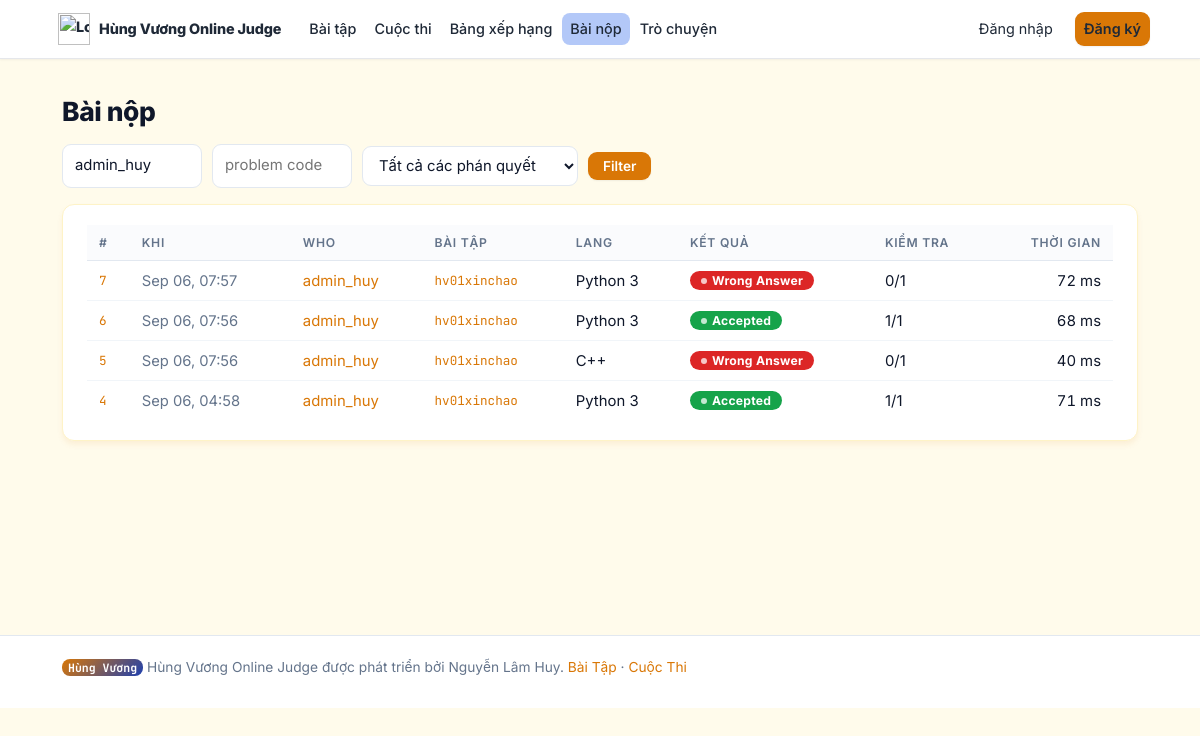
Screenshot of /submissions/?user=admin_huy with the database file from the repository.
### judge/models.py (models this page shows, shortened)
class Submission(models.Model):
    LANGUAGE_CHOICES = [("c", "C"), ("cpp", "C++"), ("py", "Python 3")]
    VERDICT_CHOICES = [
        ("PD", "Pending"),
        ("JG", "Judging"),
        ("AC", "Accepted"),
        ("WA", "Wrong Answer"),
        ("TLE", "Time Limit Exceeded"),
        ("MLE", "Memory Limit Exceeded"),
        ("RE", "Runtime Error"),
        ("CE", "Compilation Error"),
        ("IE", "Internal Error"),
    ]
    user = models.ForeignKey(
        settings.AUTH_USER_MODEL, on_delete=models.CASCADE, related_name="submissions"
    )
    problem = models.ForeignKey(
        Problem, on_delete=models.CASCADE, related_name="submissions"
    )
    contest = models.ForeignKey(
        Contest,
        null=True,
        blank=True,
        on_delete=models.SET_NULL,
        related_name="submissions",
    )
    language = models.CharField(max_length=4, choices=LANGUAGE_CHOICES)
    source_code = models.TextField()
    verdict = models.CharField(max_length=4, choices=VERDICT_CHOICES, default="PD")
    exec_time_ms = models.PositiveIntegerField(null=True, blank=True)
    passed_tests = models.PositiveIntegerField(default=0)
    total_tests = models.PositiveIntegerField(default=0)
    first_fail_test = models.PositiveIntegerField(null=True, blank=True)
    compile_message = models.TextField(blank=True)
    test_results = models.JSONField(default=list, blank=True)
    suggestion = models.TextField(blank=True)
    submitted_at = models.DateTimeField(auto_now_add=True)
    class Meta:
        ordering = ["-submitted_at"]
    def get_absolute_url(self):
        return reverse("submission_detail", args=[self.pk])
    @property
    def verdict_class(self):
        return {
            "AC": "ac",
            "WA": "wa",
            "TLE": "tle",
            "MLE": "tle",
            "RE": "re",
            "CE": "ce",
            "IE": "ie",
            "PD": "pd",
            "JG": "pd",
        }.get(self.verdict, "pd")

class Problem(models.Model):
    DIFFICULTY_CHOICES = [("E", "Easy"), ("M", "Medium"), ("H", "Hard")]
    code = models.SlugField(
        max_length=20,
        unique=True,
        help_text="Short unique code shown in URLs, e.g. SUM01",
    )
    title = models.CharField(max_length=200)
    statement = models.TextField(
        help_text="Problem statement. Plain text — a blank line starts a new paragraph."
    )
    input_format = models.TextField("Input", blank=True)
    output_format = models.TextField("Output", blank=True)
    constraints = models.TextField(blank=True)
    hint = models.TextField(
        blank=True, help_text="Optional hint shown behind a spoiler on the problem page."
    )
    difficulty = models.CharField(max_length=1, choices=DIFFICULTY_CHOICES, default="E")
    tags = models.CharField(
        max_length=200, blank=True, help_text="Comma separated, e.g. math, greedy"
    )
    time_limit = models.FloatField(default=1.0, help_text="Seconds per test case")
    memory_limit = models.PositiveIntegerField(default=256, help_text="Megabytes")
    is_visible = models.BooleanField(
        default=True,
        help_text="Uncheck to hide from the public list (e.g. for upcoming contests).",
    )
    editorial = models.TextField(
        blank=True,
        help_text="Solution explanation. Unlocks for users who solved the problem "
                  "(hidden for everyone while a contest containing it is running).",
    )
    editorial_code = models.TextField(
        "Reference solution", blank=True,
        help_text="Optional reference implementation shown with the editorial.",
    )
    editorial_language = models.CharField(
        max_length=4, blank=True,
        choices=[("c", "C"), ("cpp", "C++"), ("py", "Python 3")],
        help_text="Language of the reference solution.",
    )
    created_by = models.ForeignKey(
        settings.AUTH_USER_MODEL, null=True, blank=True, on_delete=models.SET_NULL
    )
    created_at = models.DateTimeField(auto_now_add=True)
    class Meta:
        ordering = ["code"]
    def get_absolute_url(self):
        return reverse("problem_detail", args=[self.code])

### judge/views.py (the view)
# urls.py: path("submissions/", views.submission_list, name="submission_list"),
def submission_list(request):
    qs = Submission.objects.select_related("user", "problem", "contest")
    if request.GET.get("mine") == "1":
        if not request.user.is_authenticated:
            return redirect("login")
        qs = qs.filter(user=request.user)
    username = request.GET.get("user", "")
    if username:
        qs = qs.filter(user__username=username)
    problem_code = request.GET.get("problem", "")
    if problem_code:
        qs = qs.filter(problem__code=problem_code)
    verdict = request.GET.get("verdict", "")
    if verdict:
        qs = qs.filter(verdict=verdict)
    paginator = Paginator(qs, 30)
    page = paginator.get_page(request.GET.get("page"))
    return render(request, "judge/submission_list.html", {
        "page": page,
        "verdicts": Submission.VERDICT_CHOICES,
        "current": {"mine": request.GET.get("mine", ""),
                    "user": username, "problem": problem_code,
                    "verdict": verdict},
    })

### templates/judge/submission_list.html (shortened to what this page needs)
{% extends "base.html" %}
{% load static %}
{% block content %}<h1>Bài nộp</h1>
<form class="filter-bar" method="get">
<input name="user" placeholder="username" style="max-width:140px;" type="text" value="{{ current.user }}"/>
<input name="problem" placeholder="problem code" style="max-width:140px;" type="text" value="{{ current.problem }}"/>
<select name="verdict">
<option value="">Tất cả các phán quyết</option>{% for code, name in verdicts %}<option ___jinja13___selected___jinja14___="" value="{{ code }}">{{ name }}</option>{% endfor %}</select>
<button class="btn btn-small" type="submit">Filter</button>
</form>
<div class="card">
<div class="table-scroll"><table>
<tr>
<th>#</th><th>Khi</th><th>Who</th><th>Bài tập</th><th>Lang</th>
<th>Kết quả</th><th>Kiểm tra</th><th class="num">Thời gian</th>
</tr>{% for s in page %}<tr>
<td class="mono"><a href="{{ s.get_absolute_url }}">{{ s.pk }}</a></td>
<td class="muted">{{ s.submitted_at|date:"M d, H:i" }}</td>
<td><a href="{% url 'profile' s.user.username %}">{{ s.user.username }}</a></td>
<td class="mono"><a href="{{ s.problem.get_absolute_url }}">{{ s.problem.code }}</a>{% if s.contest %}<span class="badge badge-outline" title="{{ s.contest.title }}">cuộc thi</span>{% endif %}</td>
<td>{{ s.get_language_display }}</td>
<td><a href="{{ s.get_absolute_url }}"><span class="badge badge-{{ s.verdict_class }}">{{ s.get_verdict_display }}</span></a></td>
<td>{{ s.passed_tests }}/{{ s.total_tests }}</td>
<td class="num">{% if s.exec_time_ms is not None %}{{ s.exec_time_ms }} ms{% else %}—{% endif %}</td>
</tr>{% empty %}<tr><td class="muted" colspan="8">No submissions found.</td></tr>
    {% endfor %}
  </table></div>
</div>{% endblock %}

### static/css/style.css (style rules this page uses)
:root { --accent: #2563eb; --accent-dark: #1d4ed8; --accent-deep: #1e40af; --accent-soft: #eff6ff; --accent-line: #bfdbfe; --ink: #0f172a; --ink-mid: #334155; --ink-soft: #64748b; --line: #e2e8f0; --line-soft: #f1f5f9; --bg: #f6f8fb; --card: #ffffff; --topbar: #0f172a; --ac: #16a34a; --ac-soft: #f0fdf4; --ac-line: #bbf7d0; --wa: #dc2626; --wa-soft: #fef2f2; --wa-line: #fecaca; --tle: #ea580c; --tle-soft: #fff7ed; --re: #d97706; --ce: #7c3aed; --ce-soft: #f5f3ff; --pd: #64748b; --gold: #d4a017; --sans: "Inter", -apple-system, BlinkMacSystemFont, "Segoe UI", Roboto, Arial, sans-serif; --mono: "JetBrains Mono", ui-monospace, "SF Mono", Menlo, Consolas, monospace; --shadow-sm: 0 1px 2px rgba(15, 23, 42, 0.06); --shadow-md: 0 4px 12px rgba(15, 23, 42, 0.08); --radius: 12px; }
* { box-sizing: border-box; }
html { font-size: 16px; scroll-behavior: smooth; -webkit-text-size-adjust: 100%; }
body { margin: 0; font-family: var(--sans); color: var(--ink); background: var(--bg); line-height: 1.6; -webkit-font-smoothing: antialiased; }
a { color: var(--accent); text-decoration: none; }
h1, h2, h3 { line-height: 1.25; letter-spacing: -0.015em; }
h1 { font-size: 1.65rem; font-weight: 800; margin: 0.4rem 0 1rem; }
.card { background: var(--card); border: 1px solid var(--line); border-radius: var(--radius); padding: 20px 24px; margin-bottom: 18px; box-shadow: var(--shadow-sm); }
.muted { color: var(--ink-soft); font-size: 0.92rem; }
table { width: 100%; border-collapse: collapse; font-size: 0.93rem; }
.table-scroll { overflow-x: auto; -webkit-overflow-scrolling: touch; }
th, td { text-align: left; padding: 10px 12px; border-bottom: 1px solid var(--line-soft); }
th { color: var(--ink-soft); font-weight: 600; font-size: 0.76rem; text-transform: uppercase; letter-spacing: 0.06em; background: #fafbfd; border-bottom: 1px solid var(--line); }
tbody tr:last-child td, table tr:last-child td { border-bottom: none; }
td.num, th.num { text-align: right; font-variant-numeric: tabular-nums; }
.mono { font-family: var(--mono); font-size: 0.85em; }
.badge { display: inline-flex; align-items: center; gap: 5px; border-radius: 999px; padding: 2px 11px; font-size: 0.76rem; font-weight: 700; letter-spacing: 0.02em; color: #fff; white-space: nowrap; }
.badge::before { content: ""; width: 6px; height: 6px; border-radius: 50%; background: rgba(255,255,255,0.75); }
.badge-ac { background: var(--ac); }
.badge-wa { background: var(--wa); }
.btn { display: inline-flex; align-items: center; justify-content: center; gap: 7px; background: var(--accent); color: #fff; border: 1px solid transparent; border-radius: 9px; padding: 9px 20px; font-size: 0.94rem; font-weight: 600; font-family: inherit; cursor: pointer; transition: all 0.15s; box-shadow: var(--shadow-sm); }
.btn-small { padding: 5px 14px; font-size: 0.85rem; }
input[type=text], input[type=password], input[type=email], select, textarea { width: 100%; padding: 9px 12px; border: 1px solid var(--line); border-radius: 9px; font: inherit; font-size: 0.93rem; background: #fff; color: var(--ink); transition: border-color 0.15s, box-shadow 0.15s; }
.filter-bar { display: flex; gap: 10px; align-items: center; flex-wrap: wrap; margin-bottom: 16px; }
.filter-bar input, .filter-bar select { width: auto; }
:root { --accent: #d97706 !important; --accent-hover: #b45309 !important; }

### static/css/custom_theme.css (style rules this page uses)
:root { --bs-primary: #d97706 !important; --bs-primary-rgb: 217, 119, 6 !important; --bs-danger: #d97706 !important; --bs-info: #d97706 !important; }
body { background-color: #fffbeb !important; }
.card { border: 1px solid #fef3c7 !important; box-shadow: 0 4px 6px -1px rgba(217, 119, 6, 0.1); }
:root { --accent: #d97706 !important; --accent-hover: #b45309 !important; }

### rows the page displays
Submission: pk "7", submitted_at "Sep 06, 07:57", user.username "admin_huy", problem.code "hv01xinchao", language "Python 3", verdict "Wrong Answer", passed_tests "0", total_tests "1", exec_time_ms "72"
Submission: pk "6", submitted_at "Sep 06, 07:56", user.username "admin_huy", problem.code "hv01xinchao", language "Python 3", verdict "Accepted", passed_tests "1", total_tests "1", exec_time_ms "68"
Submission: pk "5", submitted_at "Sep 06, 07:56", user.username "admin_huy", problem.code "hv01xinchao", language "C++", verdict "Wrong Answer", passed_tests "0", total_tests "1", exec_time_ms "40"
Submission: pk "4", submitted_at "Sep 06, 04:58", user.username "admin_huy", problem.code "hv01xinchao", language "Python 3", verdict "Accepted", passed_tests "1", total_tests "1", exec_time_ms "71"
